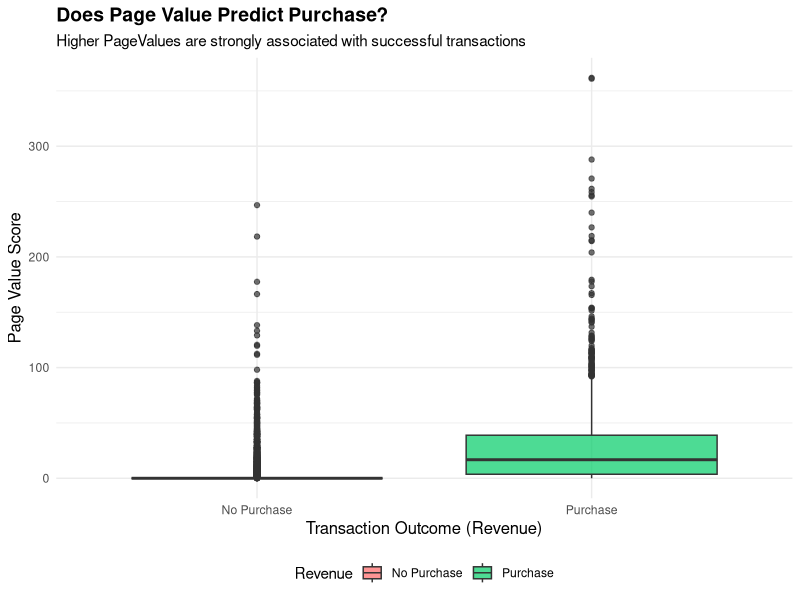
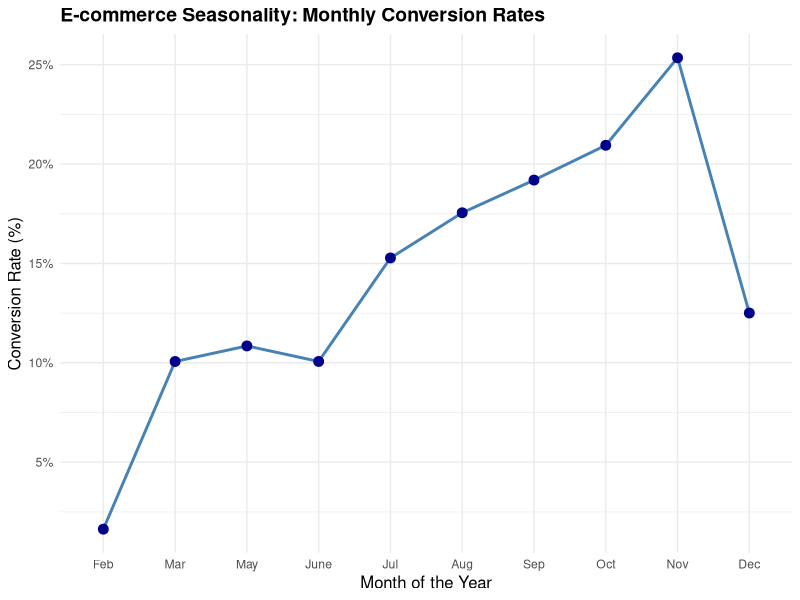
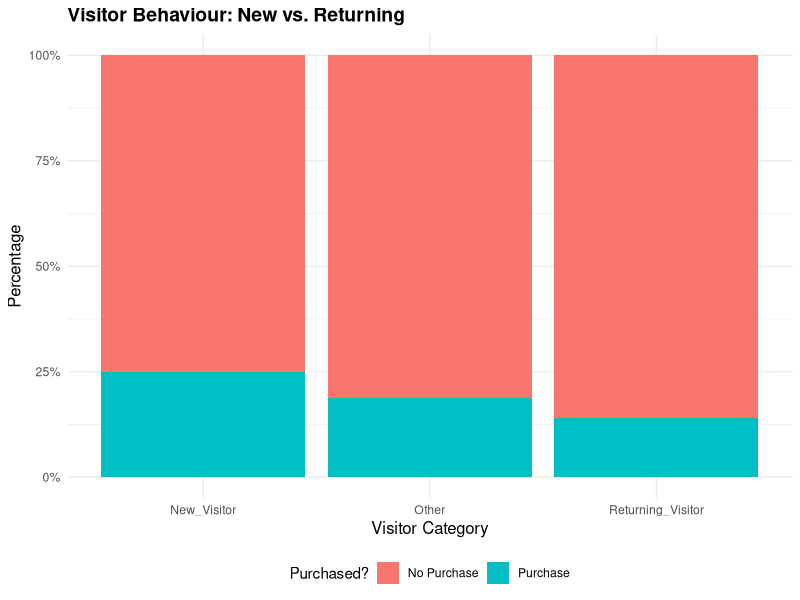
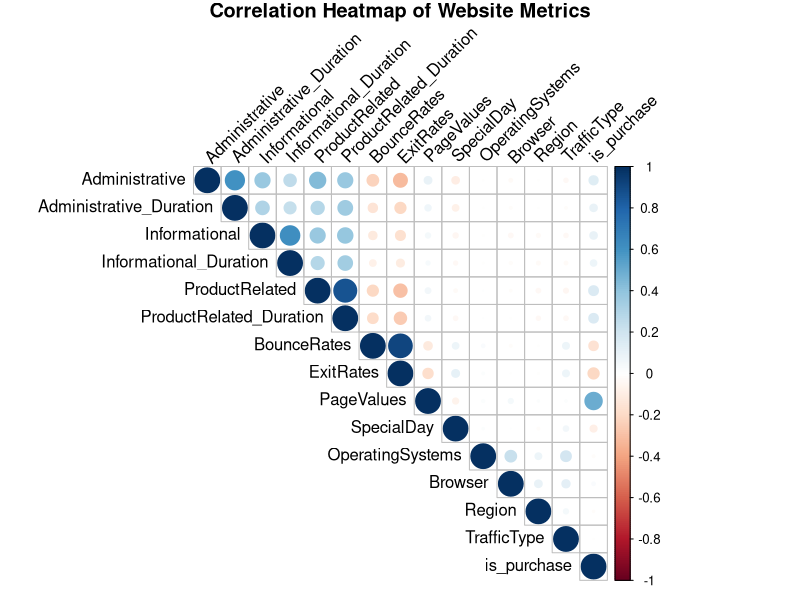
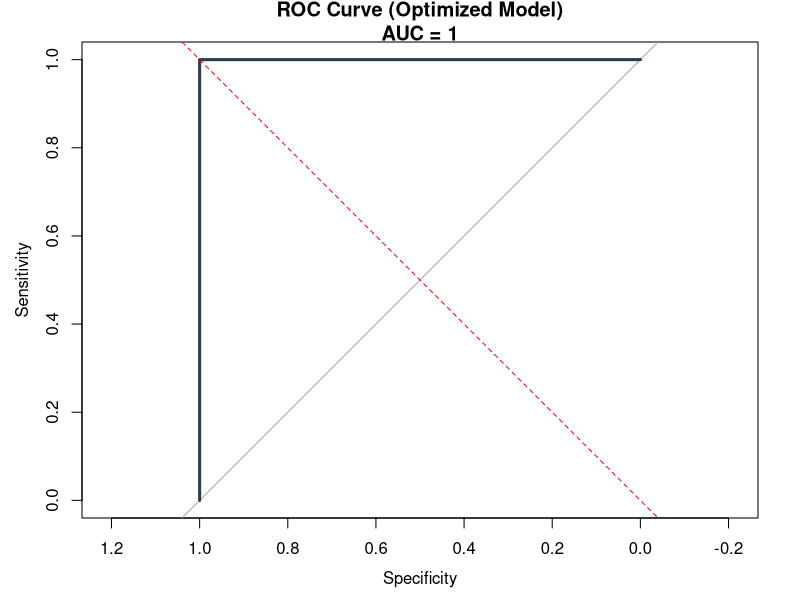

R code for these plots, in order:
## ---- chunk 1
# Load libraries
library(tidyverse)
library(corrplot)
library(viridis)
library(scales)
library(car)
library(pROC)

# --- Clean and Preprocess Data ---
df_clean <- read.csv("online_shoppers_intention.csv") %>%
  mutate(
    # Convert Revenue to Factor
    Revenue = factor(Revenue, levels = c(FALSE, TRUE), labels = c("No Purchase", "Purchase")),
    
    # Convert Month (Define Order: Feb is the Reference Level)
    Month = factor(Month, levels = c("Feb", "Mar", "May", "June", "Jul", "Aug", "Sep", "Oct", "Nov", "Dec")),
    
    # Convert VisitorType and Weekend
    VisitorType = as.factor(VisitorType),
    Weekend = factor(Weekend, levels = c(FALSE, TRUE), labels = c("Weekday", "Weekend")),
    
    # Create Numeric Label for calculations
    is_purchase = as.numeric(Revenue == "Purchase")
  ) %>%
  drop_na()

# Define a consistent theme for the project
project_theme <- theme_minimal() +
  theme(
    plot.title = element_text(face = "bold", size = 14),
    axis.title = element_text(size = 12),
    legend.position = "bottom"
  )
## ---- chunk 2
#| label: data-summary
#| message: false

# Check for missing values
cat("Missing values in dataset:", sum(is.na(df_clean)), "\n")

# View the distribution of our target variable: Revenue
table(df_clean$Revenue)
## ---- chunk 3
#| label: fig-pagevalues
#| fig-cap: "Comparison of Page Values for Purchase vs. No Purchase"

ggplot(df_clean, aes(x = Revenue, y = PageValues, fill = Revenue)) +
  geom_boxplot(alpha = 0.7) +
  scale_fill_manual(values = c("#FF6666", "#00CC66")) +
  labs(
    title = "Does Page Value Predict Purchase?",
    subtitle = "Higher PageValues are strongly associated with successful transactions",
    x = "Transaction Outcome (Revenue)",
    y = "Page Value Score"
  ) +
  project_theme
## ---- chunk 4
#| label: fig-monthly-trend
#| fig-cap: "Monthly Conversion Rates Throughout the Year"

df_clean %>% 
  group_by(Month) %>% 
  summarise(Conversion_Rate = mean(Revenue == "Purchase")) %>% 
  ggplot(aes(x = Month, y = Conversion_Rate, group = 1)) +
  geom_line(color = "steelblue", size = 1) +
  geom_point(size = 3, color = "darkblue") +
  scale_y_continuous(labels = percent) +
  labs(
    title = "E-commerce Seasonality: Monthly Conversion Rates",
    x = "Month of the Year",
    y = "Conversion Rate (%)"
  ) +
  project_theme
## ---- chunk 5
#| label: fig-visitor-type
#| fig-cap: "Purchase Proportion by Visitor Type"

ggplot(df_clean, aes(x = VisitorType, fill = Revenue)) +
  geom_bar(position = "fill") +
  scale_y_continuous(labels = percent) +
  labs(
    title = "Visitor Behaviour: New vs. Returning",
    x = "Visitor Category",
    y = "Percentage",
    fill = "Purchased?"
  ) +
  project_theme
## ---- chunk 6
#| label: fig-correlation
#| fig-height: 7
#| fig-width: 7

# Select numeric columns and calculate correlation
numeric_df <- df_clean %>% select(where(is.numeric))
cor_matrix <- cor(numeric_df)

corrplot(cor_matrix, method = "circle", type = "upper", 
         tl.col = "black", tl.srt = 45, 
         title = "Correlation Heatmap of Website Metrics",
         mar = c(0,0,1,0))
## ---- chunk 7
#| label: data-cleaning
#| message: false

df <- read.csv("online_shoppers_intention.csv")

df_clean <- df %>%
  mutate(
    Revenue = factor(Revenue, 
                     levels = c(FALSE, TRUE), 
                     labels = c("No Purchase", "Purchase")),
    
    Month = factor(Month, 
                   levels = c("Feb", "Mar", "May", "June", "Jul", "Aug", "Sep", "Oct", "Nov", "Dec")),
    
    VisitorType = as.factor(VisitorType),
    Weekend = factor(Weekend, 
                     levels = c(FALSE, TRUE), 
                     labels = c("Weekday", "Weekend")),
    
    is_purchase = as.numeric(Revenue == "Purchase")
  ) %>%
  drop_na()

summary(df_clean)
## ---- chunk 8
# Create binary numeric response variable
df_clean$Revenue_num <- as.numeric(df_clean$Revenue == "Purchase")

# --- Step 1: Variable Selection (unweighted) ---
predictors <- setdiff(names(df_clean), c("Revenue", "Revenue_num", "case_weight", "is_purchase"))
clean_formula <- as.formula(paste("Revenue_num ~", paste(predictors, collapse = " + ")))

step_model_base <- glm(clean_formula, data = df_clean, family = binomial)
aic_var_selection <- step(step_model_base, direction = "both", trace = 0)

# --- Step 2: Final Model ---
final_formula <- formula(aic_var_selection)
aic_model <- glm(final_formula, data = df_clean, family = binomial)
summary(aic_model)
## ---- chunk 9
# --- Step 1: Manually define predictors (exclude auxiliary columns) ---
# Ensure the model only sees raw features, not weight or helper columns
predictors <- setdiff(names(df_clean), c("Revenue", "case_weight", "is_purchase"))
clean_formula <- as.formula(paste("Revenue ~", paste(predictors, collapse = " + ")))

# --- Step 2: Fit base model (for variable selection only) ---
# No weights at this stage — keeps AIC logic clean and avoids errors in step()
step_model_base <- glm(clean_formula, data = df_clean, family = binomial)

# --- Step 3: Stepwise variable selection ---
# trace = 0 suppresses the selection log, keeping the rendered document clean
aic_var_selection <- step(step_model_base, direction = "both", trace = 0)

# --- Step 4: Fit final weighted model ---
# Extract the selected formula from aic_var_selection
final_formula <- formula(aic_var_selection)

# Key fix: use df_clean$case_weight to explicitly reference the column
aic_model <- glm(final_formula, 
                 data    = df_clean, 
                 family  = quasibinomial, 
                 weights = df_clean$case_weight)

# View results
summary(aic_model)
## ---- chunk 10
# 1. Predicted probabilities
predicted_probs <- predict(aic_model, type = "response")

# 2. ROC and AUC
roc_obj <- roc(df_clean$Revenue_num, predicted_probs)
auc_val <- auc(roc_obj)

# 3. Print metrics
cat("AIC:", AIC(aic_model), "\n")
cat("AUC:", round(auc_val, 4), "\n")

# 4. Plot
plot(roc_obj, col = "#2c3e50", lwd = 3,
     main = paste("ROC Curve (Optimized Model)\nAUC =", round(auc_val, 3)))
abline(a = 0, b = 1, lty = 2, col = "red")
